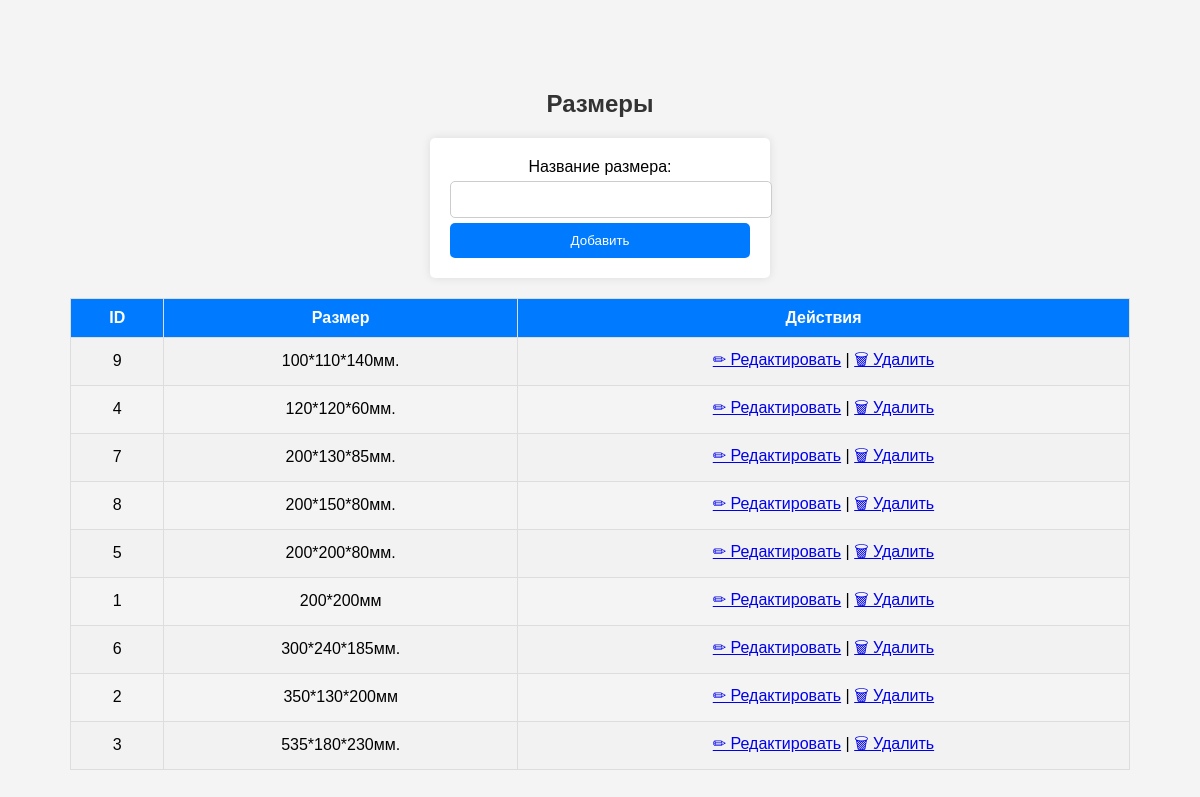
Page /admin/sizes.php (signed in) on the earlier database version.
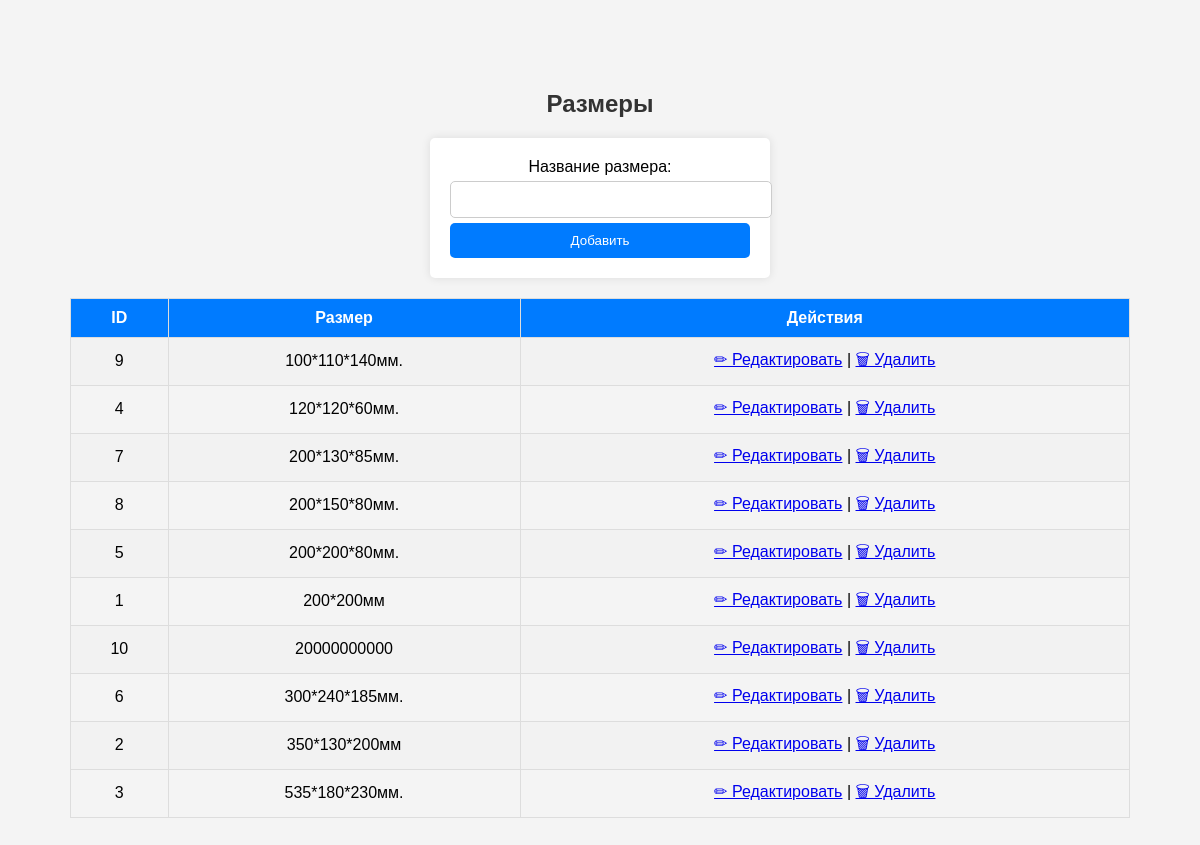
Same page on the later database version.
### tables this page shows
CREATE TABLE `sizes` (
  `id` int(11) NOT NULL AUTO_INCREMENT,
  `name` varchar(50) NOT NULL,
  PRIMARY KEY (`id`),
  UNIQUE KEY `name` (`name`)
);

### admin/sizes.php (the view, shortened to what this page needs)
<?php
require_once '../database/db.php';
$sizes = $conn->query("SELECT * FROM sizes ORDER BY name ASC")->fetchAll(PDO::FETCH_ASSOC);
?>
<!DOCTYPE html>
<html lang="ru">
<head>
    <link rel="stylesheet" href="styles.css">
</head>
<body>
<h2>Размеры</h2>
<form method="POST">
    <label>Название размера:</label>
    <input type="text" name="name" required>
    <button type="submit">Добавить</button>
</form>
<table border="1">
    <tr>
        <th>ID</th>
        <th>Размер</th>
        <th>Действия</th>
    </tr>
    <?php foreach ($sizes as $size): ?>
    <tr>
        <td><?= $size['id']; ?></td>
        <td><?= htmlspecialchars($size['name']); ?></td>
        <td>
        <a href="edit_size.php?id=<?= $size['id']; ?>">✏ Редактировать</a> |
            <a href="delete_size.php?id=<?= $size['id']; ?>" onclick="return confirm('Удалить?');">🗑 Удалить</a>
        </td>
    </tr>
    <?php endforeach; ?>
</table>
</body>
</html>

### admin/styles.css (style rules this page uses)
body { font-family: Arial, sans-serif; margin: 20px; }
h2 { color: #333; }
body { font-family: Arial, sans-serif; background-color: #f4f4f4; text-align: center; padding: 50px; }
form { background: white; padding: 20px; max-width: 300px; margin: auto; border-radius: 5px; box-shadow: 0px 0px 10px rgba(0, 0, 0, 0.1); }
input { width: 100%; padding: 10px; margin: 5px 0; border: 1px solid #ccc; border-radius: 5px; }
button { width: 100%; padding: 10px; background: #007bff; color: white; border: none; border-radius: 5px; cursor: pointer; }
table { width: 100%; border-collapse: collapse; margin-top: 20px; }
th, td { border: 1px solid #ddd; padding: 10px; text-align: center; }
th { background-color: #007bff; color: white; }
tr:nth-child(even) { background-color: #f2f2f2; }

Differences in the rows shown:
added sizes: id "10", name "20000000000"
